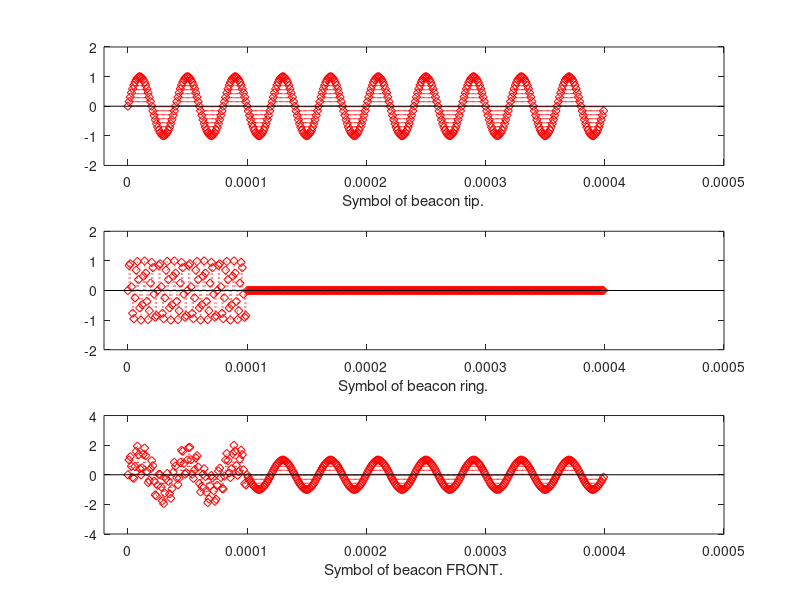
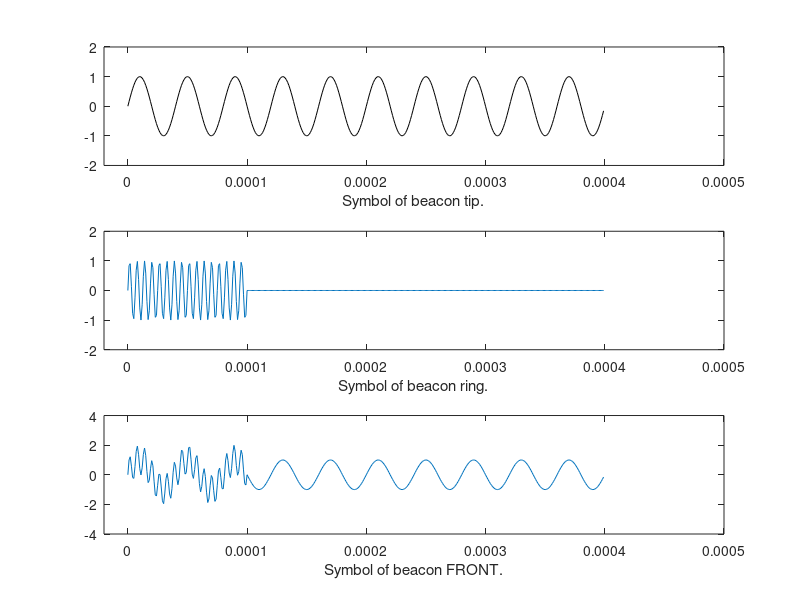

MATLAB code to generate these figures, in order:
%mducng/SoC/D2/G2touch
clc;
clear;
close all;
%%%%%%%%%%%%%%%%%%%%%%%%%%%%%%%%%%%%%%%%%%%%%%%%%%%%%%%%%%%%%%%%%%%%%%%%%%%
fB                  =  25000;             % Beacon LF frequency
fBring              =  160000;            % Beacon HF frequency
Fs                  =  1000000;           % Sampling freq  
sps                 =  400;               % # samples per symbol
ns                  =  0:(sps-1);         % Samples vectors
nsRing              =  0:(sps/4-1);
%%%%%%%%%%%%%%%%%%%%%%%%%%%%%%%%%%%%%%%%%%%%%%%%%%%%%%%%%%%%%%%%%%%%%%%%%%%
SymbolBeacon        =    sin(2*pi*ns*fB/Fs);
SymbolBeaconRing    =    sin(2*pi*nsRing*fBring/Fs);
SymbolBeaconRingBlak=    0*sin(2*pi*nsRing*fBring/Fs);
%%%%%%%%%%%%%%%%%%%%%%%%%%%%%%%%%%%%%%%%%%%%%%%%%%%%%%%%%%%%%%%%%%%%%%%%%%%
receivedSignalTip   = SymbolBeacon;
receivedSignalRing  = [SymbolBeaconRing,SymbolBeaconRingBlak,...
                                SymbolBeaconRingBlak,SymbolBeaconRingBlak];
receivedSignalFront = receivedSignalTip + receivedSignalRing;
tS                  = (0:length(SymbolBeacon)-1)*1/Fs;     %t symbol
tR                  = (0:length(receivedSignalFront)-1)*1/Fs; %t received frame
%%%%%%%%%%%%%%%%%%%%%%%%%%%%%%%%%%%%%%%%%%%%%%%%%%%%%%%%%%%%%%%%%%%%%%%%%%%
figure(1)
subplot(3,1,1);
stem(tS,receivedSignalTip,':diamondr')
xlabel("Symbol of beacon tip.");
axis([-20*1/Fs 500*1/Fs -2 2]);
%%%%%%%%%%%%%%%
subplot(3,1,2);
stem(tS,receivedSignalRing,':diamondr')
xlabel("Symbol of beacon ring.");
axis([-20*1/Fs 500*1/Fs -2 2]);
%%%%%%%%%%%%%%%
subplot(3,1,3);
stem(tS,receivedSignalFront,':diamondr')
xlabel("Symbol of beacon FRONT.");
axis([-20*1/Fs 500*1/Fs -4 4]);
%%%%%%%%%%%%%%%
figure(2)
subplot(3,1,1);
plot(tS,receivedSignalTip,'k')
xlabel("Symbol of beacon tip.");
axis([-20*1/Fs 500*1/Fs -2 2]);
%%%%%%%%%%%%%%%
subplot(3,1,2);
plot(tS,receivedSignalRing)
xlabel("Symbol of beacon ring.");
axis([-20*1/Fs 500*1/Fs -2 2]);
%%%%%%%%%%%%%%%
subplot(3,1,3);
plot(tS,receivedSignalFront)
xlabel("Symbol of beacon FRONT.");
axis([-20*1/Fs 500*1/Fs -4 4]);
%%%%%%%%%%%%%%%